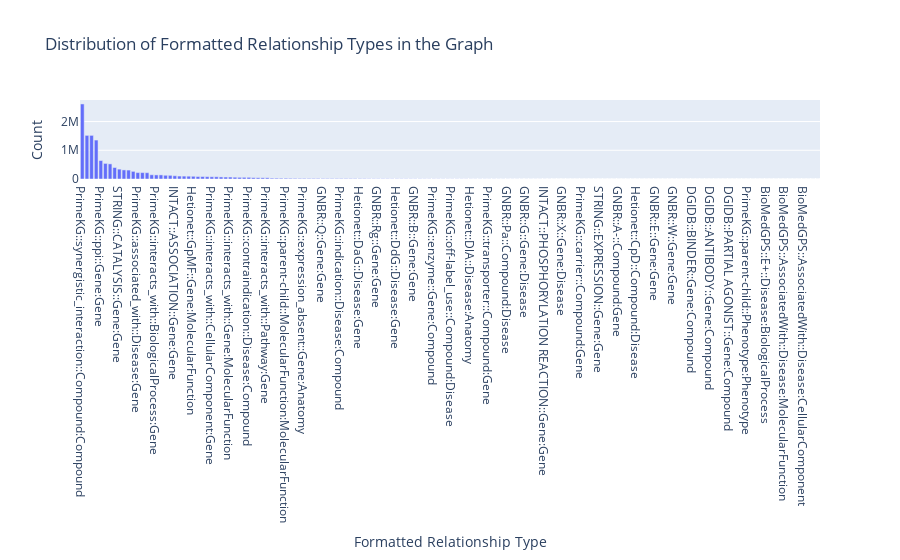

Notebook source saved alongside this figure:
### Code cell
fig = px.bar(
    formatted_relation_type_df.sort_values("Count", ascending=False),
    x="Formatted Relationship Type",
    y="Count",
    title="Distribution of Formatted Relationship Types in the Graph",
)

fig.show()

### Figure 1 — Plotly figure (JSON) as saved in the notebook; plotly's stock layout.template omitted (floating-point values rounded to 4 significant figures; data arrays with more than 128 entries replaced by an {"elided": "..."} marker saying what was removed)
{"data": [{"alignmentgroup": "True", "hovertemplate": "Formatted Relationship Type=%{x}<br>Count=%{y}<extra></extra>", "legendgroup": "", "marker": {"color": "#636efa", "pattern": {"shape": ""}}, "name": "", "offsetgroup": "", "orientation": "v", "showlegend": false, "textposition": "auto", "type": "bar", "x": {"elided": "160 str values"}, "xaxis": "x", "y": {"elided": "160 int values"}, "yaxis": "y"}], "layout": {"barmode": "relative", "legend": {"tracegroupgap": 0}, "title": {"text": "Distribution of Formatted Relationship Types in the Graph"}, "xaxis": {"anchor": "y", "domain": [0, 1], "title": {"text": "Formatted Relationship Type"}}, "yaxis": {"anchor": "x", "domain": [0, 1], "title": {"text": "Count"}}}}
